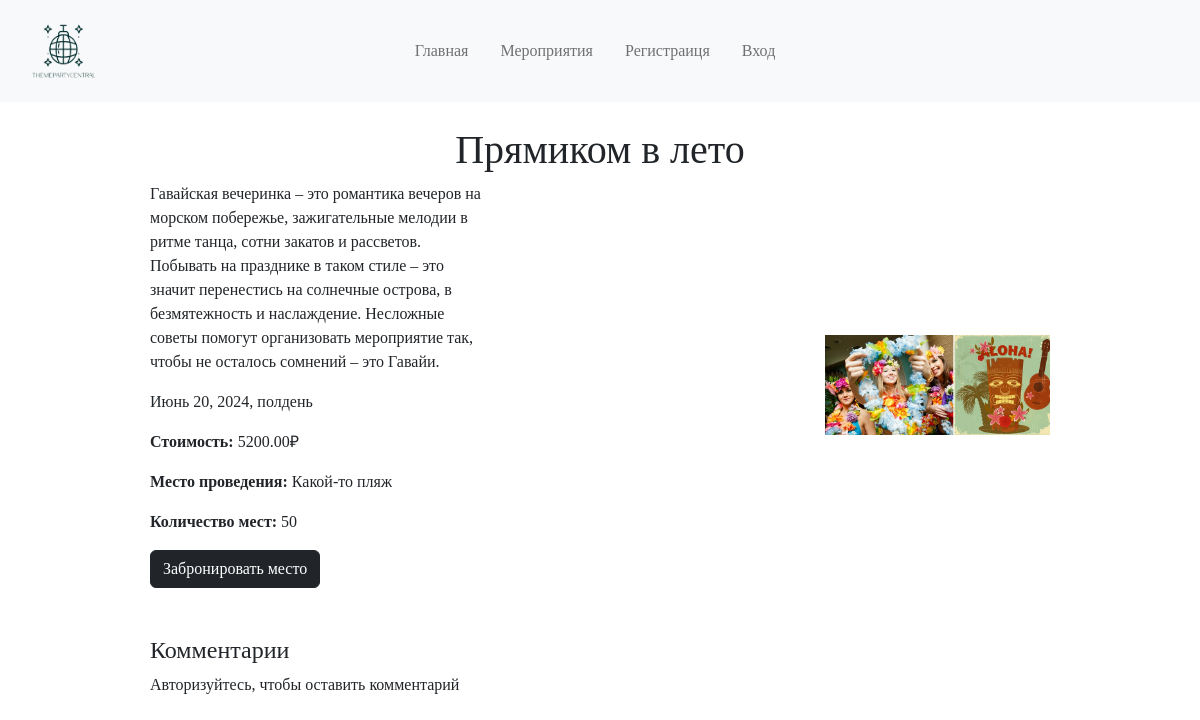
The app's page /events/1/, older data.
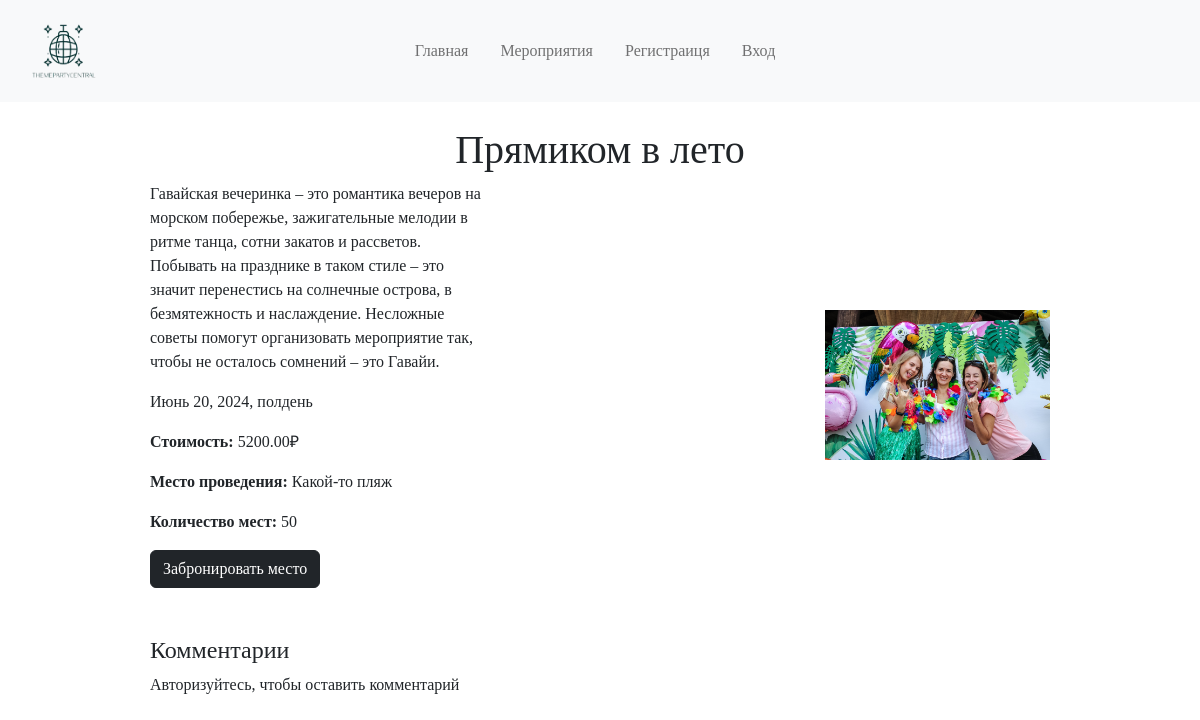
The same page, newer data.
### events/models.py (models this page shows, shortened)
class Events(models.Model):
    name = models.CharField(max_length=128, verbose_name='Названние')
    description = models.TextField(verbose_name='Описание')
    topic = models.ForeignKey(Topic, on_delete=models.CASCADE, verbose_name='Тематика')
    image = models.ImageField(upload_to="%Y/%m/%d", verbose_name='Изображение')
    video = models.CharField(max_length=128, verbose_name='Видео')
    date = models.DateTimeField(verbose_name='Дата проведения')
    place = models.CharField(max_length=128, verbose_name='Место проведения')
    price = models.DecimalField(max_digits=8, decimal_places=2, verbose_name='Цена')
    seats = models.CharField(max_length=128, verbose_name='Количество мест')
    class Meta:
        verbose_name = 'Мероприятие'
        verbose_name_plural = 'Мероприятия'

### events/views.py (the view)
# urls.py: path('<int:pk>/', event_id_view, name='event_detail'),
def event_id_view(request, pk):
    event = get_object_or_404(Events, pk=pk)
    comments = event.comment_set.all()
    if request.method == 'POST':
        form = CommentForm(request.POST)
        if form.is_valid():
            new_comment = form.save(commit=False)
            new_comment.user = request.user
            new_comment.event = event  # изменено с pk на event
            new_comment.save()
            form = CommentForm()
    else:
        form = CommentForm()
    return render(request, 'evetns/events_detail.html', {'pk': event, 'comments': comments, 'form': form})

### events/templates/evetns/events_detail.html (shortened to what this page needs)
{% extends 'root.html' %}
{% load static %}
{% block content %}
<div class="course-detail d-flex flex-column align-items-center">
    <h1 class="text-center mt-4">{{ pk.name }}</h1>
    <div class="course-detail-block1 w-75 d-flex align-items-center">
        <div class="course-detail-bock1-content d-flex flex-row align-items-center">
            <div class="block1-description">
                <p class="block1-text w-50">{{ pk.description }}</p>
                <p class="block1-text w-50">{{ pk.date }}</p>
                <p class="block1-text w-50"><b>Стоимость: </b>{{ pk.price }}&#8381 </p>
                <p class="block1-text w-50"><b>Место проведения: </b>{{ pk.place }}</p>
                <p class="block1-text w-50"><b>Количество мест: </b>{{ pk.seats }}</p>
                {% if user.is_authenticated %}
                <a href="{% url 'events:book_event' pk.id %}"><button class="btn btn-dark">Забронировать место</button></a>
                {% else %}
                <a href="{% url 'register:login' %}"><button class="btn btn-dark">Забронировать место</button></a>
                {% endif %}
            </div>
            <img src="{{ pk.image.url }}" class="w-25">
        </div>
    </div>
    <div class="mt-5 w-75 d-flex flex-column">
    <h4>Комментарии</h4>
    {% if user.is_authenticated %}
        <form class="comment-form mt-3" method="POST">
            {% csrf_token %}
            <textarea name="comment" class="w-100" placeholder="Оставить комментарий"></textarea>
            <button type="submit" class="btn btn-dark">Отправить</button>
        </form>
    {% else %}
        <p>Авторизуйтесь, чтобы оставить комментарий</p>
    {% endif %}
    </div>
    </div>
{% endblock %}

Row changes from the older to the newer data that the page shows:
changed Events "Прямиком в лето": image: a different picture
